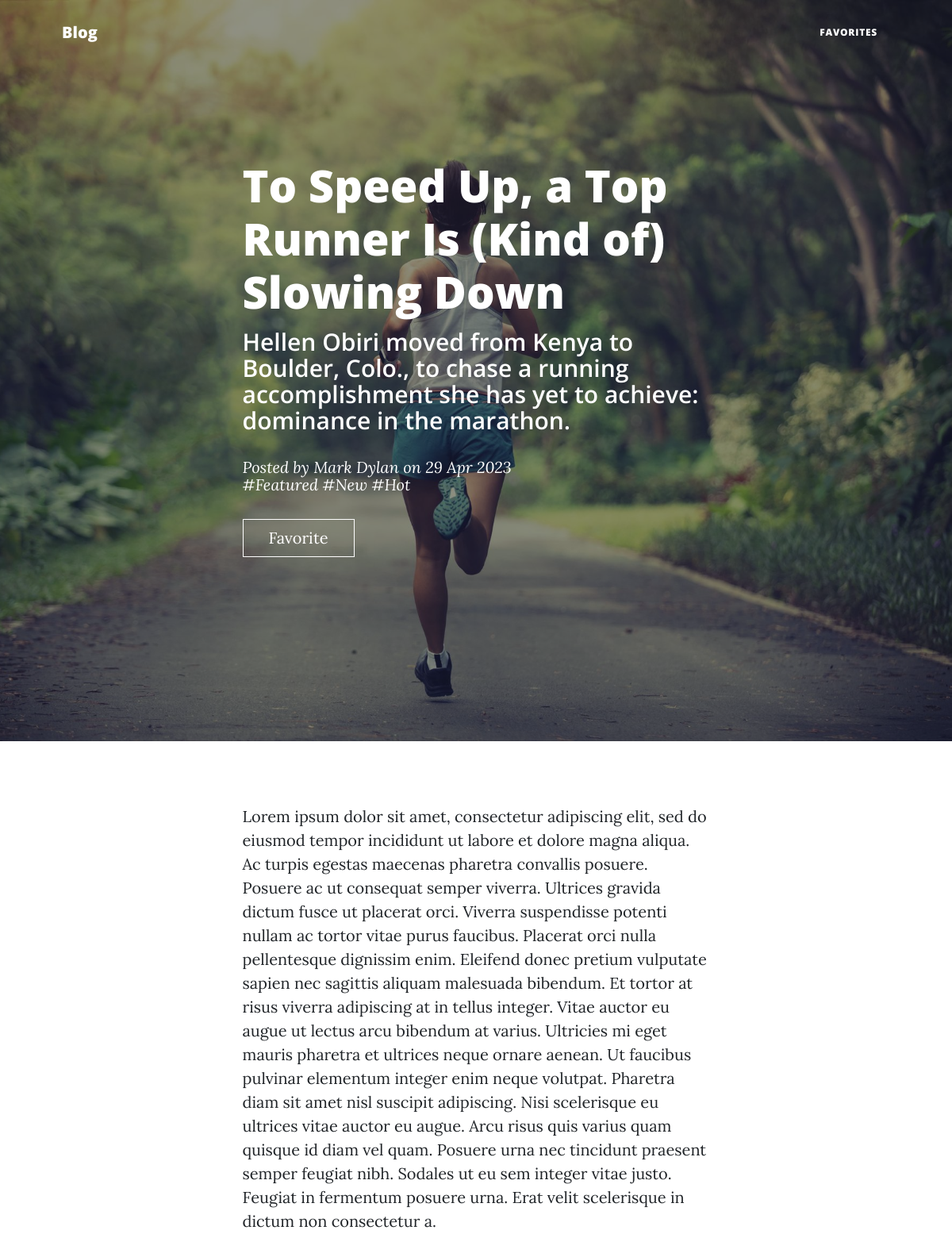
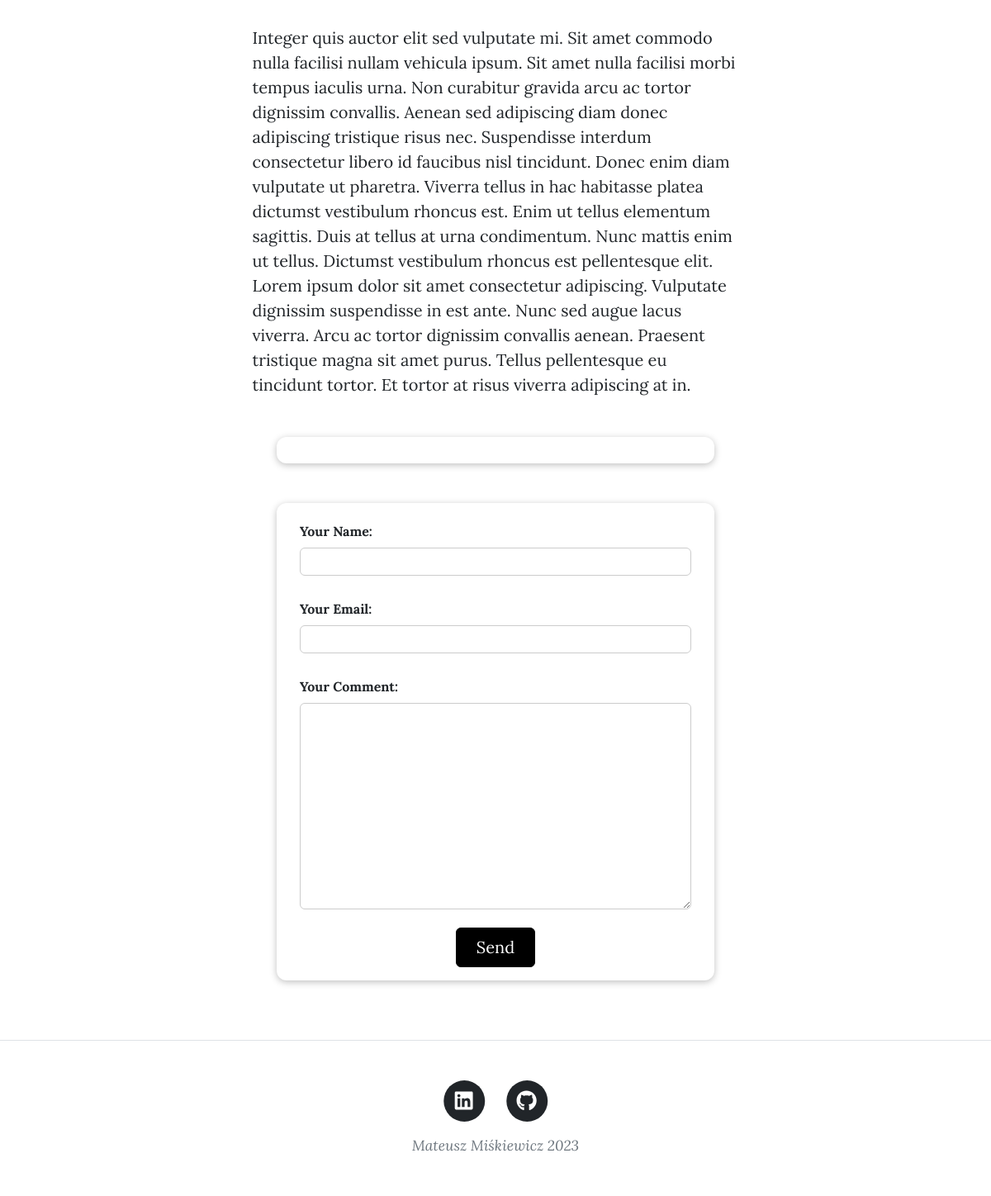
Page /posts/hellen-obiri-boston-marathon on the committed database (2 pictures, top to bottom).
### blog/models.py (models this page shows, shortened)
class Post(models.Model):
    title = models.CharField(max_length=100)
    excerpt = models.CharField(max_length=200)
    image = models.ImageField(upload_to="posts", null=True)
    date = models.DateField(auto_now=True)
    slug = models.SlugField(unique=True, db_index=True)
    content = models.TextField(validators=[MinLengthValidator(10)])
    author = models.ForeignKey(Author, on_delete=models.SET_NULL, null=True, related_name="posts")
    tags = models.ManyToManyField(Tag)

class Author(models.Model):
    first_name = models.CharField(max_length=100)
    last_name = models.CharField(max_length=100)
    email = models.EmailField(unique=True)
    def __str__(self):
        return f"{self.first_name} {self.last_name}"

class Tag(models.Model):
    caption = models.CharField(max_length=50)
    def __str__(self):
        return f"{self.caption}"

### blog/views.py (the view, shortened to what this page needs)
# urls.py: path("posts/<slug:slug>", views.post, name="post-page"),
def post(request, slug):
    identified_post = get_object_or_404(Post, slug=slug)
    stored_posts = request.session.get("stored_posts")
    if stored_posts is not None:
        is_marked_as_favorite = identified_post.id in stored_posts
    else:
        is_marked_as_favorite = False
    form = CommentForm()
    return render(request, "blog/post.html", {
        "post": identified_post,
        "form": form,
        "comments": identified_post.comments.all().order_by("-id"),
        "is_marked_as_favorite": is_marked_as_favorite,
    })

### blog/forms.py
class CommentForm(forms.ModelForm):
    class Meta:
        model = Comment
        exclude = ["post"]
        labels = {
            "user_name": "Your Name",
            "user_email": "Your Email",
            "comment_text": "Your Comment",
        }
        error_messages = {
            "user_name": {
                "required": "Your name must not be empty",
                "max_length": "Please enter a shorter name",
            }
        }

### blog/templates/blog/post.html (shortened to what this page needs)
{% extends "base.html" %}
{% load static %}
{% block body_block %}
        <header class="masthead" style="background-image: url('{{ post.image.url }}')">
            <div class="container position-relative px-4 px-lg-5">
                <div class="row gx-4 gx-lg-5 justify-content-center">
                    <div class="col-md-10 col-lg-8 col-xl-7">
                        <div class="post-heading">
                            <h1>{{ post.title }}</h1>
                            <h2 class="subheading">{{ post.excerpt }}</h2>
                            <span class="meta">
                                Posted by <a href="{{ post.author.email }}">{{ post.author }}</a> on {{ post.date | date:"d M Y" }}
                            </span>
                            <span class="meta">
                                {% for tag in post.tags.all %}
                                    #{{ tag }}
                                {% endfor %}
                            </span>
                        </div>
                        <div id="mark-favorite">
                            <form action="{% url 'favorites' %}" method="POST">
                            <button>
                            {% if is_marked_as_favorite %}
                                Remove from favorites
                            {% else %}
                                Favorite
                            {% endif %}
                            </button>
                                </form>
                        </div>
                    </div>
                </div>
            </div>
        </header>
        <article class="mb-4">
            <div class="container px-4 px-lg-5">
                <div class="row gx-4 gx-lg-5 justify-content-center">
                    <div class="col-md-10 col-lg-8 col-xl-7">
                        <p>{{ post.content | linebreaks }}</p>
                        <section id="comments">
                        </section>
                        <form id="comment-form" action="{% url 'post-page' post.slug %}" method="POST">
                                {% for field in form %}
                              <div class ="form-control {% if field.errors %}invalid{% endif %}">
                                {{ field.label_tag }}
                                {{ field }}
                             </div>
                                {% endfor %}
                             <center><button type="submit">Send</button></center>
                        </form>
                    </div>
                </div>
            </div>
        </article>
{% endblock %}

### templates/base.html (shortened to what this page needs)
{% load static %}
<!DOCTYPE html>
<html lang="en">
<head>
     <link rel="stylesheet" href="{% static 'css/styles.css' %}">
</head>
<body>
        <nav class="navbar navbar-expand-lg navbar-dark" id="mainNav">
            <div class="container px-4 px-lg-5">
                <a class="navbar-brand" href="{% url 'index' %}">Blog</a>
                <div class="collapse navbar-collapse" id="navbarResponsive">
                    <ul class="navbar-nav ms-auto py-4 py-lg-0">
                        <li class="nav-item"><a class="nav-link px-lg-3 py-3 py-lg-4" href="{% url 'favorites' %}">Favorites</a></li>
                    </ul>
                </div>
            </div>
        </nav>
 {% block body_block %}
 {% endblock %}
 <footer class="border-top">
            <div class="container px-4 px-lg-5">
                <div class="row gx-4 gx-lg-5 justify-content-center">
                    <div class="col-md-10 col-lg-8 col-xl-7">
                        <ul class="list-inline text-center">
                            <li class="list-inline-item">
                                <a href="https://www.linkedin.com/in/mateusz-miskiewicz/">
                                    <span class="fa-stack fa-lg">
                                        <i class="fas fa-circle fa-stack-2x"></i>
                                        <i class="fab fa-linkedin fa-stack-1x fa-inverse"></i>
                                    </span>
                                </a>
                            </li>
                            <li class="list-inline-item">
                                <a href="https://github.com/mmiskiewicz">
                                    <span class="fa-stack fa-lg">
                                        <i class="fas fa-circle fa-stack-2x"></i>
                                        <i class="fab fa-github fa-stack-1x fa-inverse"></i>
                                    </span>
                                </a>
                            </li>
                        </ul>
                        <div class="small text-center text-muted fst-italic">Mateusz Miśkiewicz 2023</div>
                    </div>
                </div>
            </div>
        </footer>
</body>
</html>

### rows in the picture
Post: image (picture), title "To Speed Up, a Top Runner Is (Kind of) Slowing Down", excerpt "Hellen Obiri moved from Kenya to Boulder, Colo., to chase a running accomplishment she has yet to achieve: dominance in the marathon.", author "Mark Dylan", date "29 Apr 2023", content "Lorem ipsum dolor sit amet, consectetur adipiscing elit, sed do eiusmod tempor incididunt ut labore et dolore magna aliqua. Ac turpis egestas maecenas pharetra convallis posuere. Posuere ac ut consequat semper viverra. Ultrices gravida dictum fusce ut placerat orci. Viverra suspendisse potenti nullam ac tortor vitae purus faucibus. Placerat orci nulla pellentesque dignissim enim. Eleifend donec pretium vulputate sapien nec sagittis aliquam malesuada bibendum. Et tortor at risus viverra adipiscing at in tellus integer. Vitae auctor eu augue ut lectus arcu bibendum at varius. Ultricies mi eget mauris pharetra et ultrices neque ornare aenean. Ut faucibus pulvinar elementum integer enim neque…"
Tag: caption "Featured"
Tag: caption "New"
Tag: caption "Hot"

### other values in the picture
{{ field.label_tag }} "Your Name:" "Your Email:" "Your Comment:"
